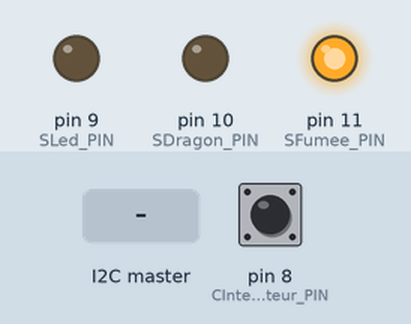
This sketch was run on a simulated Arduino Uno, built with avr-gcc and run on an emulated ATmega328P. Parts: output pins drawn as LEDs (lit = HIGH). The test bench sets the inputs (shaded band); at power-on: pin 8 (CInterupteur_PIN) HIGH. What the sketch prints to the serial monitor is not drawn.

Above: at 1.2 s.
1.3 s: the I2C master sends "T"
At 2.6 s:
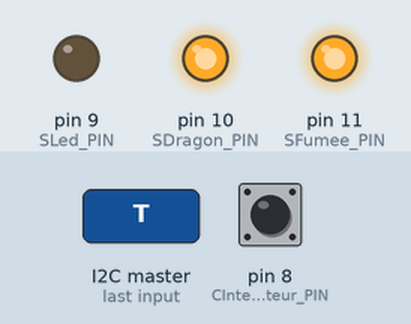
4.3 s: the I2C master sends "F"
At 5.7 s:
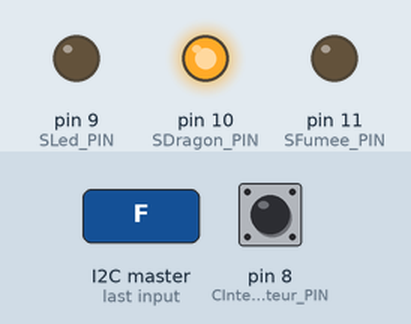
7.3 s: the I2C master sends the byte 1
At 12.6 s:
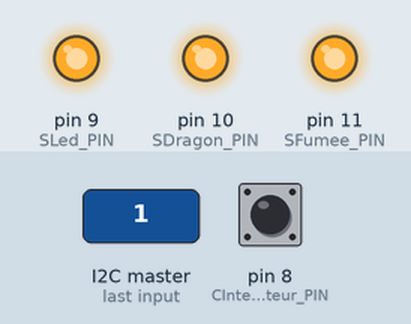
Timing chart, 0 to 14.1 s (numbered marks = the images above; inputs shaded):
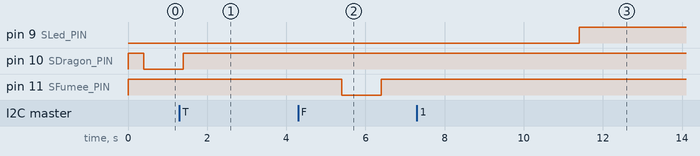

The sketch:

Mecanisme4.ino
```cpp
#include <Wire.h> // librairie permettant de communiquer via I2C

#define SLAVE_ADDRESS 0x15 // initialisation de l’Arduino avec l’adresse 0x15

#define CInterupteur_PIN 8  //interupteur a clef
#define SLed_PIN 9          //led controle
#define SDragon_PIN 10      //relais dragon
#define SFumee_PIN 11       //relais fumee
#define DEBOUNCE 500

bool S_Dragon = false;
bool S_Fumee = false;
bool S_Led = false;
bool S_Feu = true;
bool actuator[] = {S_Dragon, S_Fumee, S_Led, S_Feu};

bool C_Interupteur = false;
bool sensor[] = {C_Interupteur};

bool mechanism_status = false;

int sensor_data = LOW;
bool sd_previous = false;     //Last sensor data
long ms_time = 0;             //Last time mechanism_status has changed


void execute_order(String order){
  for(int i=1; i<sizeof(order)+1; i++) {
    if(order[i] == 'T'){
      actuator[i-1] = true;
    }else if(order[i] == 'F'){
      actuator[i-1] = false;
    }
  }
}

void receive_order(int byteCount) {
  String data_received;
  while(Wire.available() > 0) {
    char c = Wire.read();
    data_received += String(c);
  }
  if(data_received != "2") {
    String order = data_received;
    Serial.print("Order received : ");
    Serial.println(order);//4MSTASFFFT.

    execute_order(order);
  }
}

void send_status() {
  String as_I2Cmessage = "as";
  String sd_I2Cmessage = "sd";
  String I2Cmessage;

  for(int i=0; i<sizeof(actuator); i++){
    if (actuator[i] == true){
      as_I2Cmessage += "T";
    }else{
      as_I2Cmessage += "F";
    }
  }
  if (as_I2Cmessage.length() < 6){
    for(int i=as_I2Cmessage.length()-1; i<5; i++){
      as_I2Cmessage += "X";
    }
  }

  for(int i=0; i<sizeof(sensor); i++){
    if (sensor[i] == true){
      sd_I2Cmessage += "T";
    }else{
      sd_I2Cmessage += "F";
    }
  }

  /*for(int i=0; i<sizeof(sensor)/2; i++){
    sd_I2Cmessage += sensor[i];
    sd_I2Cmessage += "X";
  }*/

  I2Cmessage = as_I2Cmessage + sd_I2Cmessage;//asFFXXsdF

  Wire.write(I2Cmessage.c_str());
  Serial.print("Message send to Raspberry : ");
  Serial.println(I2Cmessage);
}

void setupI2C() {
    Serial.begin(9600);
    Wire.begin(SLAVE_ADDRESS);
    Wire.onReceive(receive_order);
    Wire.onRequest(send_status);
}

void execute(){
  sensor_data = digitalRead(CInterupteur_PIN);   // INTERUPTEUR CLEF

  if (sensor_data == HIGH){
    C_Interupteur = true;
  }

  // Si le contact à changé, est-ce causé par un changement de position OU un parasite (bille qui trésaute)...
  if (C_Interupteur != sd_previous) {
  // Remettre la minuterie/timer de déparasitage à 0
    ms_time = millis();
  }

  // attendre que l'on ai dépassé le temps de déparasitage
  if ((millis() - ms_time) > ((DEBOUNCE)/2)) {
    Serial.print(digitalRead(CInterupteur_PIN));

    if (mechanism_status==false && C_Interupteur == true){
      //cathode_high();  //eteind led 7 digit //Envoyer un ordre à une autre arduino

      digitalWrite(SDragon_PIN, LOW); // Ventouse dragon
      delay(1000);
      digitalWrite(SDragon_PIN, HIGH);
      S_Dragon = true;

      delay(4000); // attend 5 sec
      digitalWrite(SFumee_PIN, LOW); //fumée on
      delay(1000);
      digitalWrite(SFumee_PIN,HIGH);//fumée off
      S_Fumee = true;

      delay(5000);
      mechanism_status = true;
      digitalWrite(SLed_PIN, HIGH);
      S_Led = true;
      S_Dragon = true;
    }
  }
  sd_previous = C_Interupteur;
}

void setupMechanism() {
  pinMode(CInterupteur_PIN , INPUT_PULLUP);

  pinMode(SLed_PIN, OUTPUT);
  digitalWrite(SLed_PIN , LOW);

  pinMode(SDragon_PIN, OUTPUT);
  digitalWrite(SDragon_PIN, HIGH);

  pinMode(SFumee_PIN, OUTPUT);
  digitalWrite(SFumee_PIN, HIGH);
}

void setup() {
    setupI2C();
    setupMechanism();
}

void loop() {
    delay(100);
    execute();
}
```
